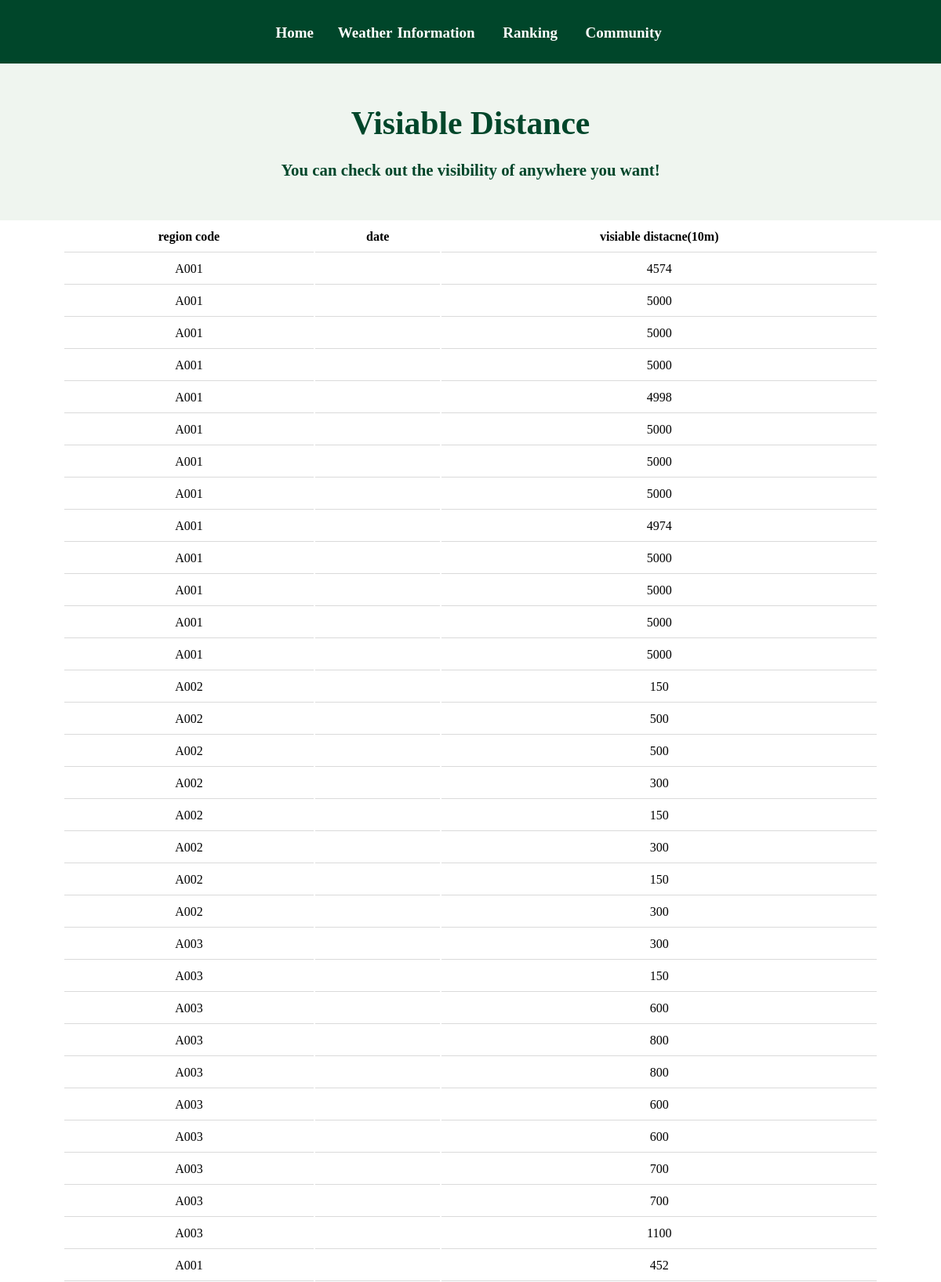
The page /webpage/visibility.php (upper part) on the database its author committed.
### tables this page shows
CREATE TABLE visibility(
    vdate datetime NOT NULL,
    region_code char(4) NOT NULL,
    visi_dist int,
    PRIMARY KEY(vdate, region_code),
    FOREIGN KEY(region_code) REFERENCES region(region_code)
);

### webpage/visibility.php (the view, shortened to what this page needs)
<!DOCTYPE html>
<html lang="en">
<head>
    <link rel="stylesheet" href="./home.css" type="text/css">
</head>
<body>
    <div class="grids">
        <div class="grid-header">
            <nav>
                <ul>
                    <li><a href="home.html" class="grid-header">Home</a></li>
                    <li> <a href="#">Weather Information<i class='fa fa-angle-down'></i></a>
                    </li>
                    <li> <a href="#">Ranking<i class='fa fa-angle-down'></i></a>
                    </li>
                    <li> <a href="#">Community<i class='fa fa-angle-down'></i></a>
                    </li>
                </ul>
            </nav>
        </div>
        <div class="grid-logo">
            <h1 id="logo">Visiable Distance</h1>
            <p><br><b>You can check out the visibility of anywhere you want!</b> </P>
        </div>
        <div class="grid-content">
            <table>
                <thead>
                    <tr>
                        <th>region code</th>
                        <th>date</th>
                        <th>visiable distacne(10m)</th>
                    </tr>
                </thead>
                <tbody>
                <?php
                $link = mysqli_connect("localhost", "team20", "team20", "team20");
                $sql = "SELECT * FROM visibility ";
                $res = mysqli_query($link, $sql);
                if ($res) {
                    while ($newArray = mysqli_fetch_array($res, MYSQLI_ASSOC)) {
                        echo
                        '<tc><td>'
                             .$newArray['region_code'].
                        '<tc><td>'
                            . $newArray['date'].
                        '<tc><td>'
                            . $newArray['visi_dist'].
                        '<tr>'
                            ;
                    }
                } else {
                    echo "ERROR: Could not prepare query: $sql. " . mysqli_error($link);
                }
                ?>
                </tbody>
            </table>
        </div>
    </div>
</body>
</html>

### webpage/home.css (style rules this page uses)
* { margin: 0; padding: 0; }
.grids { display: grid; grid-template-columns: 10% 1fr 1fr 1fr 20%; }
div { background-color: rgba( 255, 255, 255, 0.5 ); }
.grid-header { background-color:rgb(0, 70, 42); text-decoration: none; color:white; grid-column: 1 / span 5; display: inline; text-align: center; padding: 0.8em; padding-top: 1em; word-spacing: 0.1em; font-weight: bold; }
.grid-logo { color: rgb(0, 70, 42); text-align: center; grid-column: 1 / span 5; padding: 2.5em; font-size: 1.3em; background-color:rgb(239, 245, 239); }
.grid-content { list-style-type: none; grid-column: 1/ span 5; padding-left: 5em; padding-right: 5em; text-align: center; }
a { text-decoration: none; text-align: center; }
nav ul { font-size: 0; margin: 0; padding: 0; }
nav ul li { display: inline-block; position: relative; }
nav ul li a { color: #fff; display: block; font-size: 19px; padding: 15px 14px; transition: 0.3s linear; }
table { width: 100%; }
th, td { padding: 10px; border-bottom: 1px solid #dadada; text-align: center; }

### rows shown on the page
visibility: region_code "A001", visi_dist "4574"
visibility: region_code "A001", visi_dist "5000"
visibility: region_code "A001", visi_dist "5000"
visibility: region_code "A001", visi_dist "5000"
visibility: region_code "A001", visi_dist "4998"
visibility: region_code "A001", visi_dist "5000"
visibility: region_code "A001", visi_dist "5000"
visibility: region_code "A001", visi_dist "5000"
visibility: region_code "A001", visi_dist "4974"
visibility: region_code "A001", visi_dist "5000"
visibility: region_code "A001", visi_dist "5000"
visibility: region_code "A001", visi_dist "5000"
visibility: region_code "A001", visi_dist "5000"
visibility: region_code "A002", visi_dist "150"
visibility: region_code "A002", visi_dist "500"
visibility: region_code "A002", visi_dist "500"
visibility: region_code "A002", visi_dist "300"
visibility: region_code "A002", visi_dist "150"
visibility: region_code "A002", visi_dist "300"
visibility: region_code "A002", visi_dist "150"
visibility: region_code "A002", visi_dist "300"
visibility: region_code "A003", visi_dist "300"
visibility: region_code "A003", visi_dist "150"
visibility: region_code "A003", visi_dist "600"
visibility: region_code "A003", visi_dist "800"
visibility: region_code "A003", visi_dist "800"
visibility: region_code "A003", visi_dist "600"
visibility: region_code "A003", visi_dist "600"
visibility: region_code "A003", visi_dist "700"
visibility: region_code "A003", visi_dist "700"
visibility: region_code "A003", visi_dist "1100"
visibility: region_code "A001", visi_dist "452"
